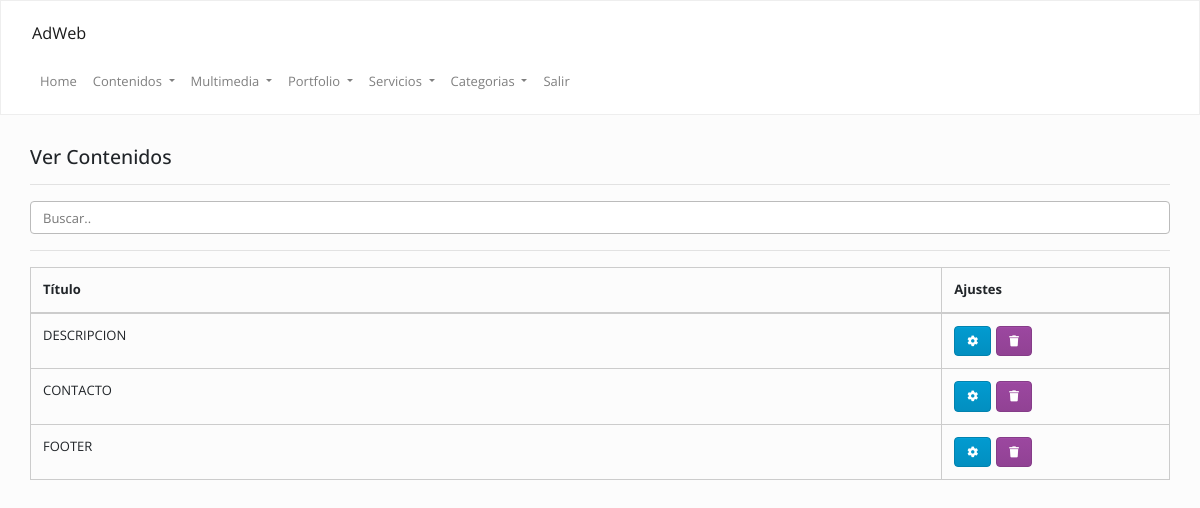
Page /admin/index.php?op=contenidos&accion=ver (signed in) on the committed database.
### tables this page shows
CREATE TABLE `contenidos` (
  `id` int(11) NOT NULL,
  `contenido` longtext,
  `cod` varchar(255) NOT NULL
);

### Config/Autoload.php (called while the page is built, shortened)
<?php
class autoload
{
    public static function runAdmin()
    {
        spl_autoload_register(
            function ($clase)
            {
                $ruta = str_replace("\\", "/", $clase) . ".php";
            }
        );
    }
}

### Clases/Conexion.php (called while the page is built, shortened)
<?php namespace Clases;
class Conexion
{
    private $datos = array("host"=> "localhost","user"=> "root","pass"=> "","db"  => "gema_desarrollos");
    private $con;
    public function __construct()
    {
        $this->con = mysqli_connect($this->datos["host"], $this->datos["user"], $this->datos["pass"], $this->datos["db"]);
        mysqli_set_charset($this->con,'utf8');
    }
    public function sqlReturn($query)
    {
        $dato = $this->con->query($query);
        return $dato;
    }
}

### Clases/Contenidos.php (called while the page is built, shortened)
<?php namespace Clases;
class Contenidos
{
    private $con;
    public function __construct()
    {
        $this->con = new Conexion();
    }
    function list($filter,$order,$limit) {
        $array = array();
        if (is_array($filter)) {
            $filterSql = "WHERE ";
            $filterSql .= implode(" AND ", $filter);
        } else {
            $filterSql = '';
        }
        if ($order != '') {
            $orderSql = $order;
        } else {
            $orderSql = "id DESC";
        }
        if ($limit != '') {
            $limitSql = "LIMIT " . $limit;
        } else {
            $limitSql = '';
        }
        $sql = "SELECT * FROM `contenidos` $filterSql  ORDER BY $orderSql $limitSql";
        $notas = $this->con->sqlReturn($sql);
        if ($notas) {
            while ($row = mysqli_fetch_assoc($notas)) {
                $array[] = $row;
            }
            return $array ;
        }
    }
}

### admin/inc/contenidos/ver.php (the view, shortened to what this page needs)
<?php
$contenidos = new Clases\Contenidos();
?>
<div class="mt-20">
    <div class="col-lg-12 col-md-12">
        <h4>
            Ver Contenidos
        </h4>
        <hr/>
        <input class="form-control" id="myInput" type="text" placeholder="Buscar..">
        <hr/>
        <table class="table  table-bordered  ">
            <thead>
                <th>
                    Título
                </th>
                <th>
                    Ajustes
                </th>
            </thead>
            <tbody>
                <?php
                $data = $contenidos->list("", "", "");
                if (is_array($data)) {
                    for ($i = 0; $i < count($data); $i++) {
                        echo "<tr>";
                        echo "<td>" . strtoupper($data[$i]["cod"]) . "</td>";
                        echo "<td>";
                        echo '<a class="btn btn-info" data-toggle="tooltip" data-placement="top" title="Modificar" href="' . URL . '/index.php?op=contenidos&accion=modificar&cod=' . $data[$i]["id"] . '">
                        <i class="fa fa-cog"></i></a>';
                        echo '<a class="btn btn-danger" data-toggle="tooltip" data-placement="top" title="Eliminar" href="' . URL . '/index.php?op=contenidos&accion=ver&borrar=' . $data[$i]["id"] . '">
                        <i class="fa fa-trash"></i></a>';
                        echo "</td>";
                        echo "</tr>";
                    }
                }
                ?>
            </tbody>
        </table>
    </div>
</div>

### admin/css/style.css (style rules this page uses)
.mt-20 { margin-top: 20px !important; }
td .btn { margin-right: 5px; font-size: 11px; }
th:last-child { width: 20%; }

### rows in the picture
contenidos: cod "DESCRIPCION"
contenidos: cod "CONTACTO"
contenidos: cod "FOOTER"
